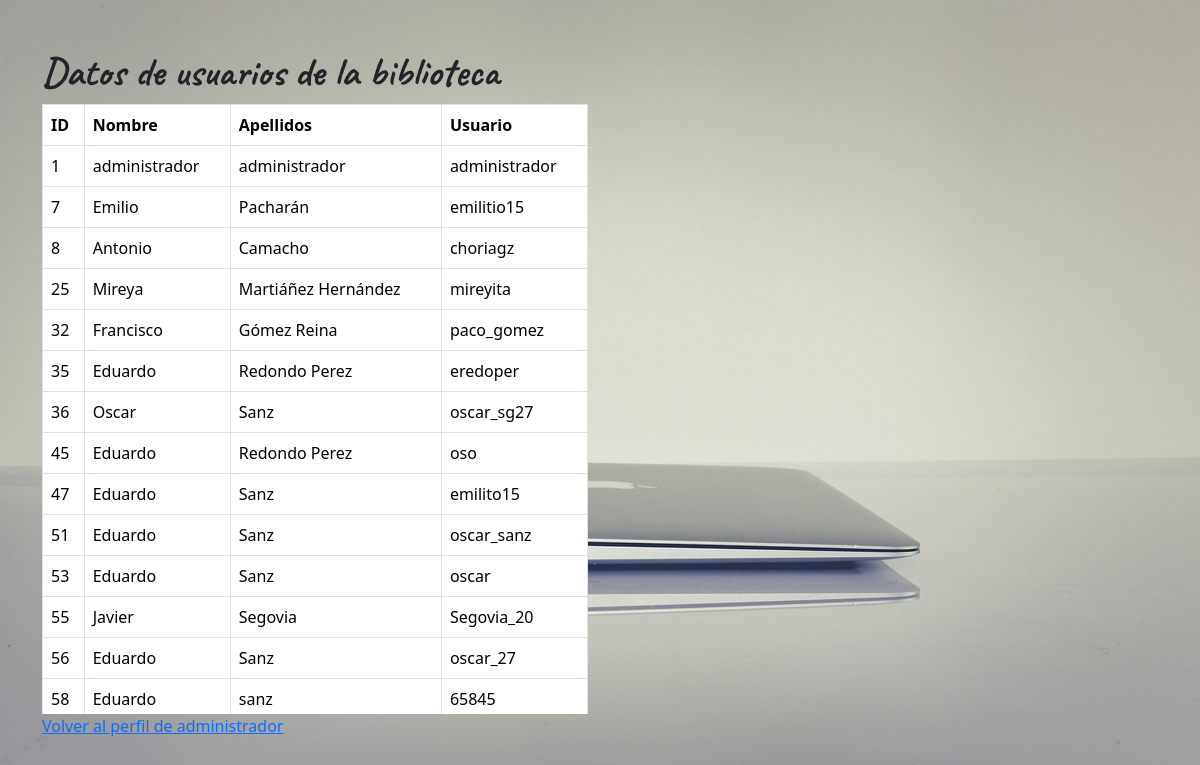
The app's page /ver_usuarios.php (signed in) with its own data.
### tables this page shows
CREATE TABLE `usuarios` (
  `idusuarios` int NOT NULL AUTO_INCREMENT,
  `Nombre` varchar(45) DEFAULT NULL,
  `Apellidos` varchar(45) DEFAULT NULL,
  `usuario` varchar(45) DEFAULT NULL,
  `contrasenia` varchar(45) DEFAULT NULL,
  PRIMARY KEY (`idusuarios`),
  UNIQUE KEY `usuario_UNIQUE` (`usuario`)
);

### ver_usuarios.php (the view, shortened to what this page needs)
<!DOCTYPE html>
<html>
    <head>
        <link href="https://cdn.jsdelivr.net/npm/bootstrap@5.3.3/dist/css/bootstrap.min.css" rel="stylesheet">
    </head>
    <body>
        <?php
   include_once '../modelo/funciones.php';
   $conexion=conexion_bd($host,$dbname,$usuario,$contrasenia);
        ?>
<div class="container justify-content-center">
    <div class="row">
        <div class="col-sm-12 col-md-8 col-lg-6">
            <div class="mt-5">
                <div class="container_titulo">
                    <h2 class="fw-bold fs-1 fs-md-5 fs-lg-7">Datos de usuarios de la biblioteca</h2>
                </div>
            <?php
            $sql="SELECT idusuarios as ID, Nombre, Apellidos, usuario as Usuario FROM usuarios";
            $sql_prep=$conexion->prepare($sql);
            try{
                $sql_prep->execute();
                echo "<div class='table-responsive'style='height: 70vh;'>";
                echo "<table class='table table-bordered table-centred'>";
                echo "<tr><th>ID</th><th>Nombre</th><th>Apellidos</th><th>Usuario</th>";
                $contador_columnas = 0;
                while($fila=$sql_prep->fetch(PDO::FETCH_ASSOC)){
                    if ($contador_columnas == 0) {
                        echo "<tr>";
                    }
                    foreach($fila as $clave=>$valor){
                        echo "<td>$valor</td>";
                        $contador_columnas++;
                        if ($contador_columnas == 4) {
                            echo "</tr>";
                            $contador_columnas = 0;
                        }
                    }
                }
                echo "</table>";
                echo "</div>";
            }catch(PDOException $e){
                echo "<div class='alert alert-danger''>Ha ocurrido un error: </div>".$e->getMessage();
            }
            ?>
           <a href="../vista/perfil_administrador.php">Volver al perfil de administrador</a><br>
    </body>
</html>

### ver_usuarios.php (style rules this page uses)
body { background-image: url('../IMG/macbook.jpg'); background-size: cover; background-position: center; background-repeat: no-repeat; width: 100%; height: 100%; }
body, html { margin: 0; padding: 0; width: 100%; height: 100%; }
.container_titulo { font-family: "Caveat", cursive; font-optical-sizing: auto; font-weight: 700; font-style: normal; font-size: 1.5em; }

### records on screen
usuarios: idusuarios "1", Nombre "administrador", Apellidos "administrador", usuario "administrador"
usuarios: idusuarios "7", Nombre "Emilio", Apellidos "Pacharán", usuario "emilitio15"
usuarios: idusuarios "8", Nombre "Antonio", Apellidos "Camacho", usuario "choriagz"
usuarios: idusuarios "25", Nombre "Mireya", Apellidos "Martiáñez Hernández", usuario "mireyita"
usuarios: idusuarios "32", Nombre "Francisco", Apellidos "Gómez Reina", usuario "paco_gomez"
usuarios: idusuarios "35", Nombre "Eduardo", Apellidos "Redondo Perez", usuario "eredoper"
usuarios: idusuarios "36", Nombre "Oscar", Apellidos "Sanz", usuario "oscar_sg27"
usuarios: idusuarios "45", Nombre "Eduardo", Apellidos "Redondo Perez", usuario "oso"
usuarios: idusuarios "47", Nombre "Eduardo", Apellidos "Sanz", usuario "emilito15"
usuarios: idusuarios "51", Nombre "Eduardo", Apellidos "Sanz", usuario "oscar_sanz"
usuarios: idusuarios "53", Nombre "Eduardo", Apellidos "Sanz", usuario "oscar"
usuarios: idusuarios "55", Nombre "Javier", Apellidos "Segovia", usuario "Segovia_20"
usuarios: idusuarios "56", Nombre "Eduardo", Apellidos "Sanz", usuario "oscar_27"
usuarios: idusuarios "58", Nombre "Eduardo", Apellidos "sanz", usuario "65845"
